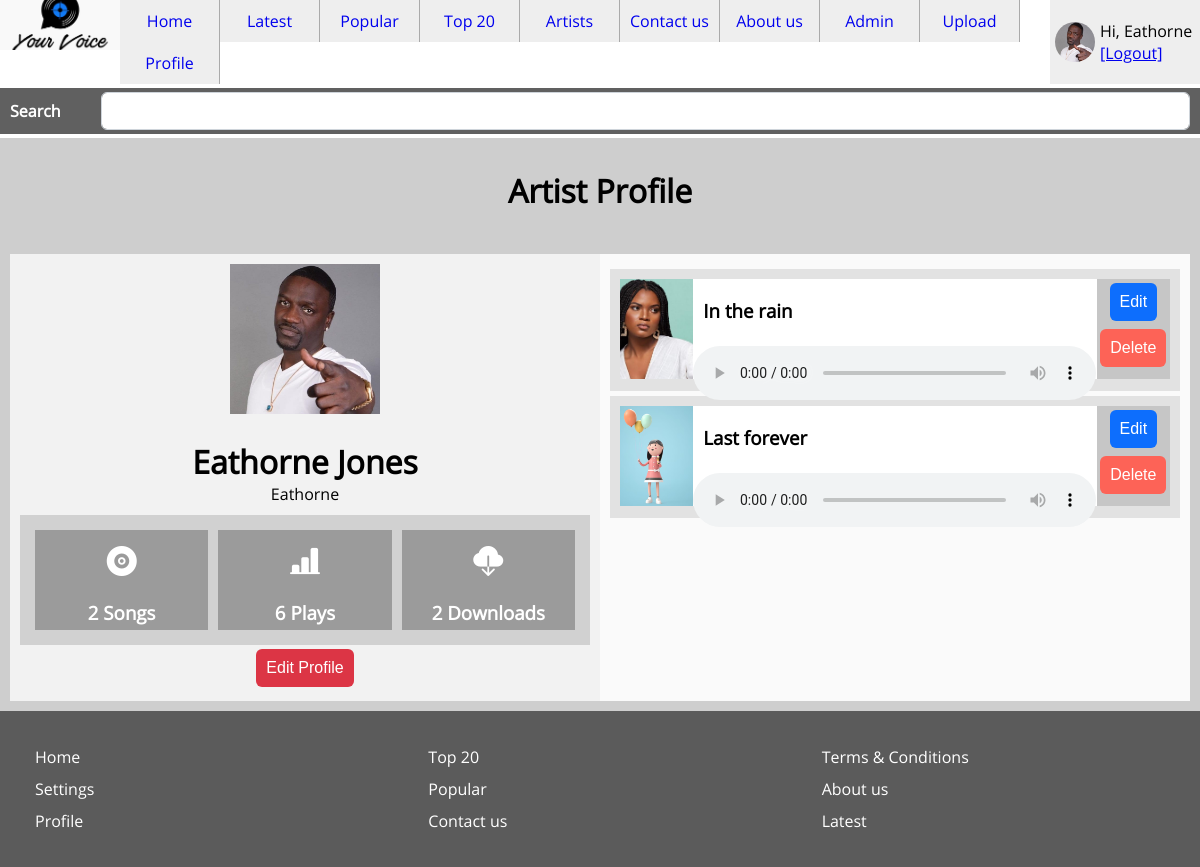
The app's page /profile.php (signed in) with its own data.
### tables this page shows
CREATE TABLE `users` (
  `id` int(11) NOT NULL,
  `username` varchar(30) NOT NULL,
  `first_name` varchar(30) NOT NULL,
  `last_name` varchar(30) NOT NULL,
  `email` varchar(100) NOT NULL,
  `password` varchar(255) NOT NULL,
  `role` varchar(6) NOT NULL,
  `date` datetime NOT NULL,
  `image` varchar(1024) DEFAULT NULL
);

CREATE TABLE `songs` (
  `id` int(11) NOT NULL,
  `user_id` int(11) NOT NULL,
  `file` varchar(1024) NOT NULL,
  `image` varchar(1024) NOT NULL,
  `title` varchar(100) NOT NULL,
  `views` int(11) NOT NULL DEFAULT 0,
  `downloads` int(11) NOT NULL DEFAULT 0,
  `popularity` int(11) NOT NULL DEFAULT 0,
  `date` datetime DEFAULT NULL
);

### functions.php (called while the page is built, shortened)
<?php
function get_image($path)
{
	if(file_exists($path ?? ''))
		return $path;
	return 'assets/images/no_image.jpg?1';
}
function user($key)
{
	if(!empty($_SESSION['USER'][$key]))
		return $_SESSION['USER'][$key];
	return '';
}
function esc($str)
{
	return htmlspecialchars($str);
}
function query($query)
{
	global $con;
	$result = mysqli_query($con, $query);
	if(!is_bool($result))
	{
		if(mysqli_num_rows($result) > 0)
		{
			$rows = [];
			while($row = mysqli_fetch_assoc($result))
			{
				$rows[] = $row;
			}
			return $rows;
		}
	}
	return false;
}

### profile.php (the view, shortened to what this page needs)
<?php
	$id = $_GET['id'] ?? user('id');
	$id = (int)$id;
	$query = "select * from users where id = '$id' limit 1";
 	$row = query($query);
 	if(!empty($row))
	{
		$row = $row[0];
		$user_id = $row['id'];
		$query = "select * from songs where user_id = '$user_id' order by id desc limit 10";
	 	$songs = query($query);
	 	$query = "select count(*) as total from songs where user_id = '$user_id' ";
	 	$total_songs = query($query);
	 	$total_songs = $total_songs[0]['total'];
	 	$query = "select sum(views) as total from songs where user_id = '$user_id' ";
	 	$total_views = query($query);
	 	$total_views = $total_views[0]['total'];
	 	$query = "select sum(downloads) as total from songs where user_id = '$user_id' ";
	 	$total_downloads = query($query);
	 	$total_downloads = $total_downloads[0]['total'];
	}
?>
	<?php require 'header.php';?>
	<div class="class_35" >
		<h1 class="class_14"  >
			Artist Profile
		</h1>
		<div style="color: red;padding: 10px;text-align: center;">
		</div>
		<?php if(!empty($row)):?>
		<div class="class_36" >
			<div class="class_37" >
				<img src="<?=get_image($row['image'])?>" class="class_38" >
				<h1 class="class_18" style="margin-bottom:0px"  >
					<?=$row['first_name']?> <?=$row['last_name']?>
				</h1>
				<div class="class_18" style="margin-bottom: 10px;" >
					<?=$row['username']?>
				</div>
				<div class="class_39" >
					<div class="class_40" >
						<i class="bi bi-vinyl-fill class_41">
						</i>
						<h3 class="class_42"  >
							<?=$total_songs?> Songs
						</h3>
					</div>
					<div class="class_40" >
						<i class="bi bi-bar-chart-line-fill class_41">
						</i>
						<h3 class="class_42"  >
							<?=$total_views?> Plays
						</h3>
					</div>
					<div class="class_40" >
						<i class="bi bi-cloud-download-fill class_41">
						</i>
						<h3 class="class_42"  >
							<?=$total_downloads?> Downloads
						</h3>
					</div>
				</div>
				<?php if(user('id') == $row['id']):?>
					<a href="settings.php">
						<button class="class_32"  >
							Edit Profile
						</button>
					</a>
				<?php endif;?>
			</div>
			<div class="class_43" >
				<?php if(!empty($songs)):?>
					<?php foreach($songs as $song):?>
						<div class="class_44" >
							<div class="class_45" >
								<img src="<?=get_image($song['image'])?>" class="class_46" >
							</div>
							<div class="class_47" >
								<h3 class="class_18"  >
									<?=esc($song['title'])?>
								</h3>
								<div class="class_29" >
									<audio controls="" class="class_30" >
										<source src="<?=$song['file']?>" type="audio/mpeg" >
									</audio>
								</div>
							</div>
							<?php if(user('id') == $row['id']):?>
								<div class="class_48" >
									<a href="upload.php?mode=edit&id=<?=$song['id']?>">
										<button class="class_49"  >
											Edit
										</button>
									</a>
									<a href="upload.php?mode=delete&id=<?=$song['id']?>">
										<button class="class_50"  >
											Delete
										</button>
									</a>
								</div>
							<?php endif;?>
						</div>
					<?php endforeach?>
				<?php else:?>
					<div style="color:black;padding:10px;text-align: center;">No songs found!<br><a href="upload.php">Upload a song</a></div>
				<?php endif;?>
				</div>
			</div>
			<?php endif;?>
		</div>
<?php require 'footer.php';?>

### assets/css/styles.css (style rules this page uses)
body { font-family: opensans; font-size: 16px; margin:0px; padding:0px; word-break: break-word; word-wrap: break-word; }
.class_14 { padding-left: 10px; padding-right: 10px; text-align: center; color: rgb(0, 0, 0); }
.class_18 { padding-left: 10px; padding-right: 10px; }
.class_29 { padding-top:5px; padding-bottom:5px; }
.class_30 { width:100% }
.class_32 { cursor: pointer; font-size:16px; padding: 10px; border:none; color:#FFFFFF; background-color:#dc3545; border-radius:6px; margin: .25rem .125rem; }
.class_35 { padding: 10px; background-color: rgb(206, 206, 206); color: rgb(255, 255, 255); }
.class_36 { display: flex; flex-wrap:wrap; }
.class_37 { flex: 1 1 0%; min-width: 500px; min-height: 200px; background-color: rgb(242, 242, 242); vertical-align: top; text-align: center; color: rgb(0, 0, 0); padding: 10px; }
.class_38 { width:150px; height:150px; object-fit: cover; }
.class_39 { padding: 10px; background-color: rgb(209, 209, 209); color: rgb(255, 255, 255); display: flex; }
.class_40 { width: 100%; height: 100px; padding: 10px; background-color: rgb(155, 155, 155); color: rgb(255, 255, 255); margin: 5px; }
.class_41 { font-size: 30px; }
.class_42 { padding-left: 10px; padding-right: 10px; left: -1px; }
.class_43 { flex: 1 1 0%; min-width: 500px; min-height: 200px; background-color: rgb(250, 250, 250); vertical-align: top; padding: 10px; }
.class_44 { height: 122px; padding: 10px; background-color: rgb(226, 226, 226); color: rgb(255, 255, 255); display: flex; margin-top: 5px; margin-bottom: 5px; }
.class_45 { width: 100px; height: 100px; background-color: rgb(198, 198, 198); color: rgb(255, 255, 255); }
.class_46 { width: 100%; height: 100%; object-fit: cover; }
.class_47 { height: 100px; background-color: rgb(255, 255, 255); color: rgb(0, 0, 0); width: 100%; }
.class_48 { width: 100px; height: 100px; background-color: rgb(198, 198, 198); color: rgb(255, 255, 255); text-align: center; }
.class_49 { font-size:16px; padding: 10px; border:none; color:#FFFFFF; background-color:#0d6efd; border-radius:6px; margin: .25rem .125rem; cursor: pointer; }
.class_50 { font-size: 16px; padding: 10px; border: medium none; color: rgb(255, 255, 255); background-color: rgb(253, 99, 87); border-radius: 6px; margin: 0.25rem 0.125rem; cursor: pointer; }

### records on screen
users: image (picture), first_name "Eathorne", last_name "Jones", username "Eathorne"
songs: image (picture), title "In the rain"
songs: image (picture), title "Last forever"

### other values on screen
user('username') "Eathorne"
$total_songs "2"
$total_views "6"
$total_downloads "2"
